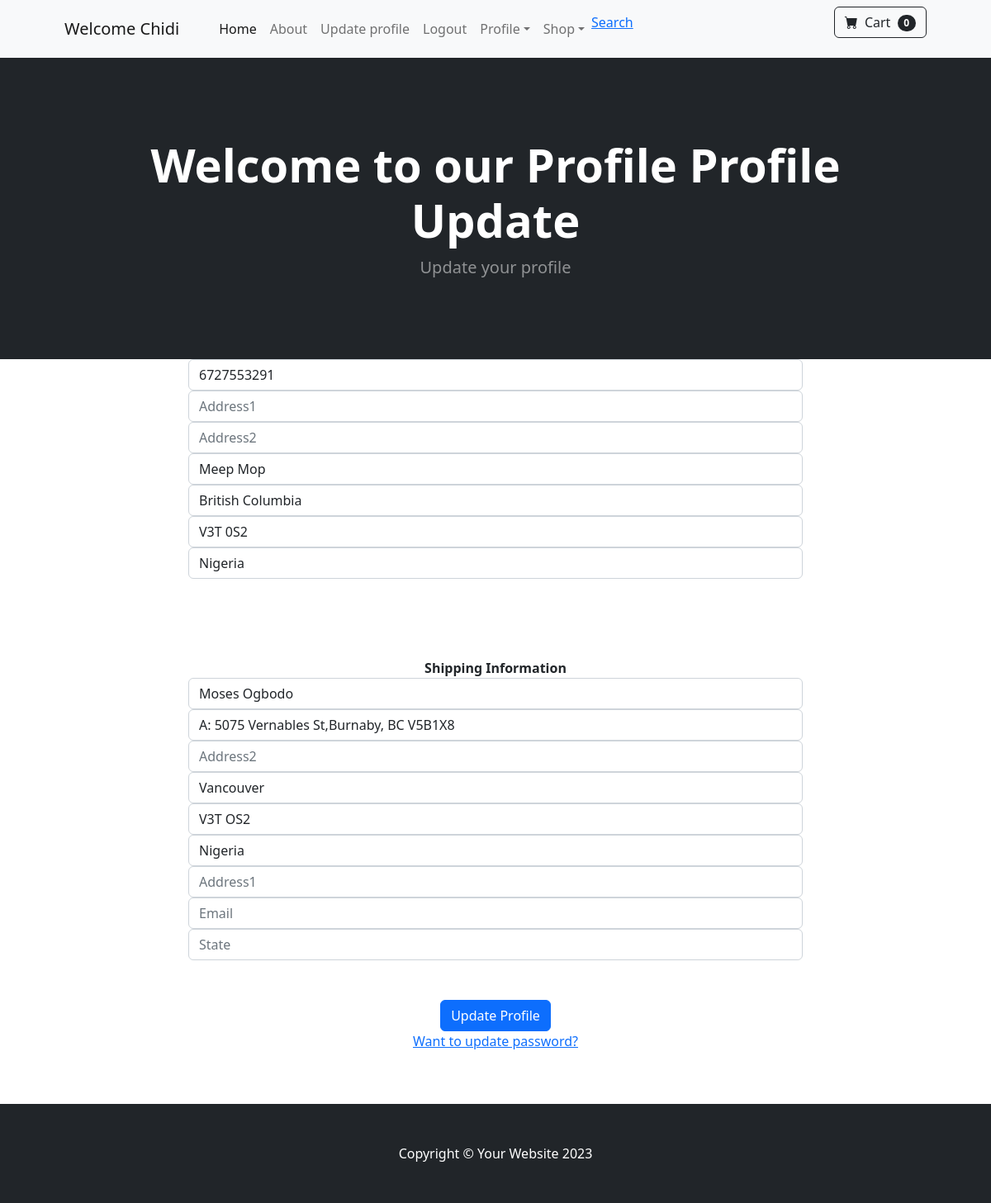
/update_profile/ (signed in), run on the app's committed database.
### store/models.py (models this page shows, shortened)
class Profile(models.Model):
    user = models.OneToOneField(User, on_delete=models.CASCADE)
    date_modified=models.DateTimeField(auto_now=True)
    phone=models.CharField(max_length=20, blank=True)
    address1=models.CharField(max_length=200,blank=True)
    address2=models.CharField(max_length=200,blank=True)
    city=models.CharField(max_length=200,blank=True)
    state=models.CharField(max_length=200,blank=True)
    zip=models.CharField(max_length=200,blank=True)
    country=models.CharField(max_length=200,blank=True)
    old_cart=models.CharField(max_length=200,blank=True)

### payment/models.py (models this page shows, shortened)
class ShippingAddress(models.Model):
    user=models.ForeignKey(User, on_delete=models.CASCADE, null=True, blank=True)
    shipping_full_name=models.CharField(max_length=225)
    shipping_email=models.CharField(max_length=255)
    shipping_address1=models.CharField(max_length=200,blank=True)
    shipping_address2=models.CharField(max_length=200,blank=True)
    shipping_city=models.CharField(max_length=200,blank=True)
    shipping_state=models.CharField(max_length=200,null=True,blank=True)
    shipping_zip=models.CharField(max_length=200,null=True,blank=True)
    shipping_country=models.CharField(max_length=200,blank=True)
    class Meta:
        verbose_name_plural="Shipping Address"

### store/views.py (the view)
# urls.py: path("update_profile/", views.update_profile, name="update_profile"),
@login_required
def update_profile(request):
    if request.user.is_authenticated:
        current_user=Profile.objects.get(user__id=request.user.id)
        shipping_user=ShippingAddress.objects.get(user__id=request.user.id)#couldve been done inside this apps model sef
        form= UserProfileForm(request.POST or None, instance=current_user)
        shipping_form=ShippingForm(request.POST or None, instance=shipping_user)#couldve been done inside this apps model sef
        if form.is_valid() or shipping_form.is_valid():
            form.save()
            shipping_form.save()
            messages.success(request, ("Successfully updated Profile"))
            return redirect("home")
        return render(request, "update_profile.html", {'form':form, 'shipping_form':shipping_form})
    else:
        messages.success(request, "must be logged in to register")

### store/forms.py
class UserProfileForm(forms.ModelForm):
	phone=forms.CharField(label="",widget=forms.TextInput(attrs={'class':'form-control', 'placeholder':'Phone number'}),required=False)
	address1=forms.CharField(label="",widget=forms.TextInput(attrs={'class':'form-control', 'placeholder':'Address1'}),required=False)
	address2=forms.CharField(label="",widget=forms.TextInput(attrs={'class':'form-control', 'placeholder':'Address2'}),required=False)
	city=forms.CharField(label="",widget=forms.TextInput(attrs={'class':'form-control', 'placeholder':'City'}),required=False)
	state=forms.CharField(label="",widget=forms.TextInput(attrs={'class':'form-control', 'placeholder':'State'}),required=False)
	zip=forms.CharField(label="",widget=forms.TextInput(attrs={'class':'form-control', 'placeholder':'Postal Zip'}),required=False)
	country=forms.CharField(label="",widget=forms.TextInput(attrs={'class':'form-control', 'placeholder':'Country'}),required=False)
	class Meta:
		model=Profile()
		fields=( 'phone', 'address1', 'address1','address2', 'city', 'state', 'zip', 'country',)

### cart/cart.py (called while the page is built)
    def __len__(self):
        return len(self.cart)

### cart/context_processors.py (called while the page is built)
def cart(request):
    return({"cart":Cart(request)})

### store/templates/update_profile.html (shortened to what this page needs)
{% extends "base.html" %}
{% block content %}
<header class="bg-dark py-5">
    <div class="container px-4 px-lg-5 my-5">
        <div class="text-center text-white">
            <h1 class="display-4 fw-bolder">Welcome to our Profile Profile Update</h1>
            <p class="lead fw-normal text-white-50 mb-0">Update your profile</p>
        </div>
    </div>
</header>
<div class="container">
    <div class="row">
        <center>
            <div class="col-8">
                <form method="post" action="{% url "update_profile" %}">
                 {{form}}
                 <br/><br/><br/><br/>
<strong>Shipping Information</strong>
                 {{shipping_form}}
                 <br><br>
                    <button type="submit" class="btn btn-primary">Update Profile</button>
                    <br>
<a href="{% url "update_password" %}">Want to update password?</a>
                  </form>
                   <br><br>
            </div>
        </center>
    </div>
</div>
{% endblock content %}

### store/templates/nav.html (shortened to what this page needs)
<nav class="navbar navbar-expand-lg navbar-light bg-light">
    <div class="container px-4 px-lg-5">
        <a class="navbar-brand" href="#!">Welcome {{user.username}}</a>
        <div class="collapse navbar-collapse" id="navbarSupportedContent">
            <ul class="navbar-nav me-auto mb-2 mb-lg-0 ms-lg-4">
                <li class="nav-item"><a class="nav-link active" aria-current="page" href="{% url "home" %}">Home</a></li>
                <li class="nav-item"><a class="nav-link" href="{% url "about" %}">About</a></li>
                {% if user.is_authenticated  %}
                <li class="nav-item"><a class="nav-link" href="{% url "update_user" %}">Update profile</a></li>
                <li class="nav-item"><a class="nav-link" href="{% url "logout_user" %}">Logout</a></li>
                <li class="nav-item dropdown">
                    <a class="nav-link dropdown-toggle" id="navbarDropdown" href="#" role="button" data-bs-toggle="dropdown" aria-expanded="false">Profile</a>
                </li>
                {% else %}
                <li class="nav-item"><a class="nav-link" href="{% url "login_user" %}">Login</a></li>
                <li class="nav-item"><a class="nav-link" href="{% url "register_user" %}">SignUp</a></li>
                {% endif %}
                <li class="nav-item dropdown">
                    <a class="nav-link dropdown-toggle" id="navbarDropdown" href="#" role="button" data-bs-toggle="dropdown" aria-expanded="false">Shop</a>
                </li>
                <li><a href="{% url "product_search" %}">Search</a></li>
            </ul>
            <form class="d-flex">
                <a href="{% url "cart_home" %}" class="btn btn-outline-dark">
                    <i class="bi-cart-fill me-1"></i>
                    Cart
                    <span class="badge bg-dark text-white ms-1 rounded-pill" id="cart_quantity">{{cart | length}}</span>
                </a>
            </form>
        </div>
    </div>
</nav>

### data on the page
Profile: phone "6727553291", city "Meep Mop", state "British Columbia", zip "V3T 0S2", country "Nigeria"
ShippingAddress: shipping_full_name "Moses Ogbodo", shipping_address1 "A: 5075 Vernables St,Burnaby, BC V5B1X8", shipping_city "Vancouver", shipping_zip "V3T OS2", shipping_country "Nigeria"

### other printed values
{{ user.username }} "Chidi"
{{ cart | length }} "0"
